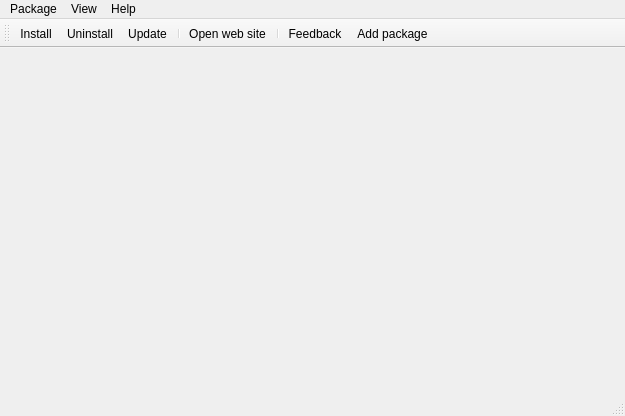
<?xml version="1.0" encoding="UTF-8"?>
<ui version="4.0">
 <class>MainWindow</class>
 <widget class="QMainWindow" name="MainWindow">
  <property name="geometry">
   <rect>
    <x>0</x>
    <y>0</y>
    <width>625</width>
    <height>416</height>
   </rect>
  </property>
  <property name="windowTitle">
   <string>MainWindow</string>
  </property>
  <widget class="QWidget" name="centralWidget">
   <layout class="QVBoxLayout" name="verticalLayout">
    <property name="leftMargin">
     <number>12</number>
    </property>
    <property name="topMargin">
     <number>11</number>
    </property>
    <property name="rightMargin">
     <number>12</number>
    </property>
    <property name="bottomMargin">
     <number>0</number>
    </property>
    <item>
     <widget class="QTabWidget" name="tabWidget">
      <property name="documentMode">
       <bool>true</bool>
      </property>
      <property name="tabsClosable">
       <bool>true</bool>
      </property>
      <property name="movable">
       <bool>true</bool>
      </property>
     </widget>
    </item>
   </layout>
  </widget>
  <widget class="QMenuBar" name="menuBar">
   <property name="geometry">
    <rect>
     <x>0</x>
     <y>0</y>
     <width>625</width>
     <height>18</height>
    </rect>
   </property>
   <widget class="QMenu" name="menuFile">
    <property name="toolTip">
     <string/>
    </property>
    <property name="statusTip">
     <string/>
    </property>
    <property name="title">
     <string>Package</string>
    </property>
    <addaction name="actionInstall"/>
    <addaction name="actionUninstall"/>
    <addaction name="actionUpdate"/>
    <addaction name="separator"/>
    <addaction name="actionShow_Details"/>
    <addaction name="actionShow_changelog"/>
    <addaction name="actionRun"/>
    <addaction name="actionOpen_folder"/>
    <addaction name="actionGotoPackageURL"/>
    <addaction name="actionTest_Download_Site"/>
    <addaction name="separator"/>
    <addaction name="actionCheck_dependencies"/>
    <addaction name="actionReload_Repositories"/>
    <addaction name="actionAdd_package"/>
    <addaction name="actionExport"/>
    <addaction name="actionSettings"/>
    <addaction name="separator"/>
    <addaction name="actionExit"/>
   </widget>
   <widget class="QMenu" name="menuHelp">
    <property name="statusTip">
     <string/>
    </property>
    <property name="title">
     <string>Help</string>
    </property>
    <addaction name="actionFile_an_Issue"/>
    <addaction name="actionAbout"/>
   </widget>
   <widget class="QMenu" name="menuView">
    <property name="title">
     <string>View</string>
    </property>
    <addaction name="actionClose_Tab"/>
    <addaction name="actionChoose_columns"/>
    <addaction name="actionToggle_toolbar"/>
   </widget>
   <addaction name="menuFile"/>
   <addaction name="menuView"/>
   <addaction name="menuHelp"/>
  </widget>
  <widget class="QToolBar" name="mainToolBar">
   <property name="windowTitle">
    <string>Main toolbar</string>
   </property>
   <property name="movable">
    <bool>true</bool>
   </property>
   <property name="allowedAreas">
    <set>Qt::AllToolBarAreas</set>
   </property>
   <property name="iconSize">
    <size>
     <width>32</width>
     <height>32</height>
    </size>
   </property>
   <property name="toolButtonStyle">
    <enum>Qt::ToolButtonTextUnderIcon</enum>
   </property>
   <property name="floatable">
    <bool>false</bool>
   </property>
   <attribute name="toolBarArea">
    <enum>TopToolBarArea</enum>
   </attribute>
   <attribute name="toolBarBreak">
    <bool>false</bool>
   </attribute>
   <addaction name="actionInstall"/>
   <addaction name="actionUninstall"/>
   <addaction name="actionUpdate"/>
   <addaction name="separator"/>
   <addaction name="actionGotoPackageURL"/>
   <addaction name="separator"/>
   <addaction name="actionFile_an_Issue"/>
   <addaction name="actionAdd_package"/>
  </widget>
  <widget class="QStatusBar" name="statusBar"/>
  <action name="actionExit">
   <property name="text">
    <string>&amp;Exit</string>
   </property>
   <property name="toolTip">
    <string>Exits the application</string>
   </property>
  </action>
  <action name="actionInstall">
   <property name="icon">
    <iconset resource="../../../../../../builds/npackd-cpp-64-minsizerel/npackdg/npackdg.qrc">
     <normaloff>:/images/install.png</normaloff>:/images/install.png</iconset>
   </property>
   <property name="text">
    <string>&amp;Install</string>
   </property>
   <property name="toolTip">
    <string>Installs the selected version of a package or the newest is none is selected</string>
   </property>
   <property name="shortcut">
    <string>Ctrl+I</string>
   </property>
  </action>
  <action name="actionUninstall">
   <property name="icon">
    <iconset resource="../../../../../../builds/npackd-cpp-64-minsizerel/npackdg/npackdg.qrc">
     <normaloff>:/images/uninstall.png</normaloff>:/images/uninstall.png</iconset>
   </property>
   <property name="text">
    <string>U&amp;ninstall</string>
   </property>
   <property name="toolTip">
    <string>Uninstalls the currently selected version of a package or the newest if none is selected</string>
   </property>
   <property name="shortcut">
    <string>Ctrl+N</string>
   </property>
  </action>
  <action name="actionGotoPackageURL">
   <property name="icon">
    <iconset resource="../../../../../../builds/npackd-cpp-64-minsizerel/npackdg/npackdg.qrc">
     <normaloff>:/images/gotosite.png</normaloff>:/images/gotosite.png</iconset>
   </property>
   <property name="text">
    <string>&amp;Open web site</string>
   </property>
   <property name="toolTip">
    <string>Open the package web site in browser</string>
   </property>
   <property name="shortcut">
    <string>Ctrl+G</string>
   </property>
  </action>
  <action name="actionSettings">
   <property name="text">
    <string>&amp;Settings</string>
   </property>
   <property name="toolTip">
    <string>Shows program settings</string>
   </property>
   <property name="shortcut">
    <string>Ctrl+S</string>
   </property>
  </action>
  <action name="actionUpdate">
   <property name="icon">
    <iconset resource="../../../../../../builds/npackd-cpp-64-minsizerel/npackdg/npackdg.qrc">
     <normaloff>:/images/update.png</normaloff>:/images/update.png</iconset>
   </property>
   <property name="text">
    <string>&amp;Update</string>
   </property>
   <property name="toolTip">
    <string>Updates the currently selected package to the newest available version</string>
   </property>
   <property name="shortcut">
    <string>Ctrl+U</string>
   </property>
  </action>
  <action name="actionTest_Download_Site">
   <property name="text">
    <string>&amp;Test download site</string>
   </property>
   <property name="toolTip">
    <string>Test download site for malicious software</string>
   </property>
   <property name="shortcut">
    <string>Ctrl+T</string>
   </property>
  </action>
  <action name="actionAbout">
   <property name="text">
    <string>About</string>
   </property>
   <property name="toolTip">
    <string>About the program</string>
   </property>
   <property name="shortcut">
    <string>F1</string>
   </property>
  </action>
  <action name="actionShow_Details">
   <property name="text">
    <string>Show details</string>
   </property>
   <property name="toolTip">
    <string>Show details</string>
   </property>
   <property name="shortcut">
    <string>Ctrl+O</string>
   </property>
  </action>
  <action name="actionScan_Hard_Drives">
   <property name="text">
    <string>Scan hard drives</string>
   </property>
   <property name="toolTip">
    <string>Scan hard drives</string>
   </property>
  </action>
  <action name="actionReload_Repositories">
   <property name="text">
    <string>Reload repositories</string>
   </property>
   <property name="toolTip">
    <string>Reloads the contents of all repositories</string>
   </property>
   <property name="shortcut">
    <string>F5</string>
   </property>
  </action>
  <action name="actionClose_Tab">
   <property name="text">
    <string>Close tab</string>
   </property>
   <property name="toolTip">
    <string>Close tab</string>
   </property>
   <property name="shortcut">
    <string>Ctrl+W</string>
   </property>
  </action>
  <action name="actionFile_an_Issue">
   <property name="icon">
    <iconset resource="../../../../../../builds/npackd-cpp-64-minsizerel/npackdg/npackdg.qrc">
     <normaloff>:/images/fileissue.png</normaloff>:/images/fileissue.png</iconset>
   </property>
   <property name="text">
    <string>Feedback</string>
   </property>
   <property name="toolTip">
    <string>Found a bug? Wish a new feature to be added? Your favourite program is not available? File an issue!</string>
   </property>
   <property name="shortcut">
    <string>F3</string>
   </property>
  </action>
  <action name="actionAdd_package">
   <property name="icon">
    <iconset resource="../../../../../../builds/npackd-cpp-64-minsizerel/npackdg/npackdg.qrc">
     <normaloff>:/images/add.png</normaloff>:/images/add.png</iconset>
   </property>
   <property name="text">
    <string>Add package</string>
   </property>
   <property name="toolTip">
    <string>Create a new package in one of the default repositories (Google account is required)</string>
   </property>
   <property name="shortcut">
    <string>F2</string>
   </property>
  </action>
  <action name="actionOpen_folder">
   <property name="text">
    <string>Open folder</string>
   </property>
   <property name="toolTip">
    <string>Show the content of the program folder</string>
   </property>
   <property name="shortcut">
    <string>Ctrl+E</string>
   </property>
  </action>
  <action name="actionChoose_columns">
   <property name="text">
    <string>Choose columns...</string>
   </property>
   <property name="toolTip">
    <string>choose the columns for the table with the packages</string>
   </property>
   <property name="shortcut">
    <string>Ctrl+M</string>
   </property>
  </action>
  <action name="actionShow_changelog">
   <property name="text">
    <string>Show changelog</string>
   </property>
   <property name="toolTip">
    <string>opens the web page that contains the recent changes in the selected package</string>
   </property>
   <property name="shortcut">
    <string>Ctrl+L</string>
   </property>
  </action>
  <action name="actionToggle_toolbar">
   <property name="checkable">
    <bool>true</bool>
   </property>
   <property name="text">
    <string>Toggle toolbar</string>
   </property>
   <property name="toolTip">
    <string>shows or hides the toolbar</string>
   </property>
  </action>
  <action name="actionRun">
   <property name="text">
    <string>Run</string>
   </property>
   <property name="toolTip">
    <string>executes the currently selected application</string>
   </property>
   <property name="shortcut">
    <string>Ctrl+R</string>
   </property>
  </action>
  <action name="actionExport">
   <property name="text">
    <string>Export...</string>
   </property>
   <property name="toolTip">
    <string>exports the selected packages as a repository</string>
   </property>
  </action>
  <action name="actionCheck_dependencies">
   <property name="text">
    <string>Check dependencies</string>
   </property>
   <property name="toolTip">
    <string>Checks installed packages for missing dependencies</string>
   </property>
  </action>
 </widget>
 <layoutdefault spacing="6" margin="11"/>
 <resources>
  <include location="../../../../../../builds/npackd-cpp-64-minsizerel/npackdg/npackdg.qrc"/>
 </resources>
 <connections>
  <connection>
   <sender>mainToolBar</sender>
   <signal>visibilityChanged(bool)</signal>
   <receiver>MainWindow</receiver>
   <slot>on_mainToolBar_visibilityChanged(bool)</slot>
   <hints>
    <hint type="sourcelabel">
     <x>461</x>
     <y>52</y>
    </hint>
    <hint type="destinationlabel">
     <x>461</x>
     <y>89</y>
    </hint>
   </hints>
  </connection>
 </connections>
 <slots>
  <slot>install()</slot>
  <slot>uninstall()</slot>
  <slot>on_actionReload_repositories_triggered()</slot>
  <slot>on_mainToolBar_visibilityChanged(bool)</slot>
 </slots>
</ui>
